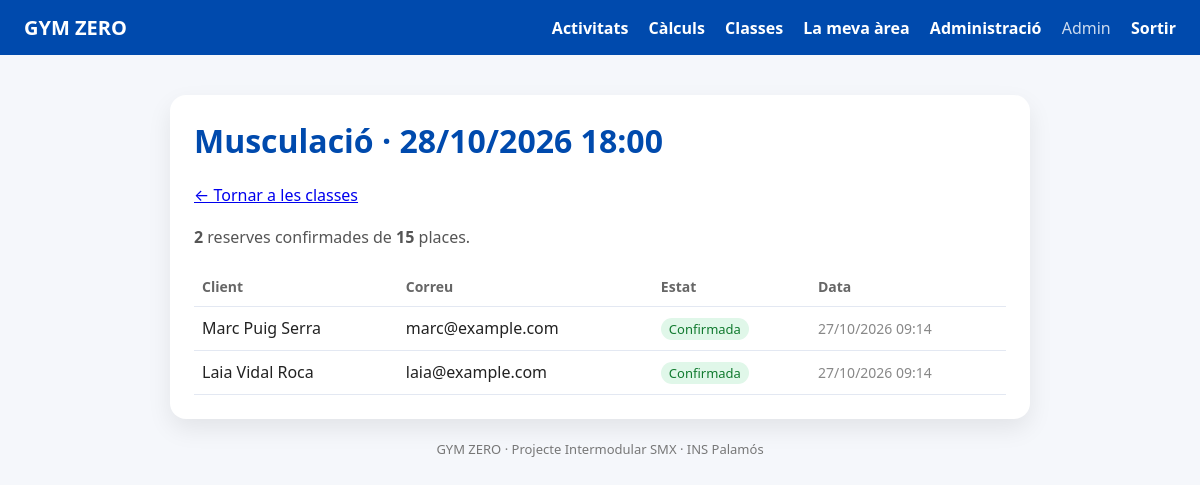
Screenshot of /admin/classe.php?id=1 (signed in) with the database file from the repository.
### tables this page shows
CREATE TABLE classes (
  id            INT UNSIGNED AUTO_INCREMENT PRIMARY KEY,
  activitat_id  INT UNSIGNED NOT NULL,
  inici         DATETIME     NOT NULL,
  places        SMALLINT UNSIGNED NOT NULL,
  cancelada     TINYINT(1)   NOT NULL DEFAULT 0,
  CONSTRAINT fk_classes_activitat FOREIGN KEY (activitat_id)
    REFERENCES activitats(id) ON UPDATE CASCADE ON DELETE RESTRICT,
  CONSTRAINT uq_classes_activitat_inici UNIQUE (activitat_id, inici),
  CONSTRAINT ck_classes_places CHECK (places > 0)
);

CREATE TABLE activitats (
  id                 INT UNSIGNED AUTO_INCREMENT PRIMARY KEY,
  nom                VARCHAR(60)  NOT NULL,
  descripcio         TEXT         NULL,
  durada_min         SMALLINT UNSIGNED NOT NULL DEFAULT 60,
  places_per_defecte SMALLINT UNSIGNED NOT NULL DEFAULT 15,
  activa             TINYINT(1)   NOT NULL DEFAULT 1,
  CONSTRAINT uq_activitats_nom UNIQUE (nom)
);

CREATE TABLE reserves (
  id               INT UNSIGNED AUTO_INCREMENT PRIMARY KEY,
  usuari_id        INT UNSIGNED NOT NULL,
  classe_id        INT UNSIGNED NOT NULL,
  estat            ENUM('confirmada','cancelada') NOT NULL DEFAULT 'confirmada',
  data_reserva     TIMESTAMP    NOT NULL DEFAULT CURRENT_TIMESTAMP,
  data_cancelacio  DATETIME     NULL,
  CONSTRAINT fk_reserves_usuari FOREIGN KEY (usuari_id)
    REFERENCES usuaris(id) ON UPDATE CASCADE ON DELETE CASCADE,
  CONSTRAINT fk_reserves_classe FOREIGN KEY (classe_id)
    REFERENCES classes(id) ON UPDATE CASCADE ON DELETE CASCADE,
  CONSTRAINT uq_reserves_usuari_classe UNIQUE (usuari_id, classe_id),
  INDEX ix_reserves_classe_estat (classe_id, estat)
);

CREATE TABLE usuaris (
  id             INT UNSIGNED AUTO_INCREMENT PRIMARY KEY,
  nom            VARCHAR(60)  NOT NULL,
  cognoms        VARCHAR(100) NOT NULL,
  email          VARCHAR(150) NOT NULL,
  password_hash  VARCHAR(255) NOT NULL,           
  rol            ENUM('client','admin') NOT NULL DEFAULT 'client',
  targeta_rfid   VARCHAR(32)  NULL,               
  actiu          TINYINT(1)   NOT NULL DEFAULT 1,
  quota_fins     DATE         NULL,               
  data_registre  TIMESTAMP    NOT NULL DEFAULT CURRENT_TIMESTAMP,
  CONSTRAINT uq_usuaris_email UNIQUE (email),
  CONSTRAINT uq_usuaris_rfid  UNIQUE (targeta_rfid)
);

### www/inc/sessio.php (called while the page is built, shortened)
<?php
function h($text)
{
    return htmlspecialchars((string) $text, ENT_QUOTES, 'UTF-8');
}
function usuari_actual()
{
    return $_SESSION['usuari'] ?? null;
}
function requereix_admin(PDO $bd)
{
    $st = $bd->prepare('SELECT rol, actiu FROM usuaris WHERE id = ?');
    $st->execute([usuari_actual()['id']]);
}

### www/admin/classe.php (the view, shortened to what this page needs)
<?php
require_once __DIR__ . '/../inc/sessio.php';
require_once __DIR__ . '/../inc/bd.php';
requereix_admin($connexio);
$id = (int) ($_GET['id'] ?? 0);
$st = $connexio->prepare(
    'SELECT a.nom, c.inici, c.places, c.cancelada
       FROM classes c JOIN activitats a ON a.id = c.activitat_id
      WHERE c.id = ?'
);
$st->execute([$id]);
$classe = $st->fetch();
$st = $connexio->prepare(
    'SELECT u.nom, u.cognoms, u.email, r.estat, r.data_reserva, r.data_cancelacio
       FROM reserves r JOIN usuaris u ON u.id = r.usuari_id
      WHERE r.classe_id = ?
      ORDER BY r.estat, r.data_reserva'
);
$st->execute([$id]);
$reserves = $st->fetchAll();
$confirmades = count(array_filter($reserves, fn($r) => $r['estat'] === 'confirmada'));
$titol = $classe['nom'] . ' · ' . date('d/m/Y H:i', strtotime($classe['inici']));
require __DIR__ . '/../inc/capcalera.php';
?>
<p><a href="classes.php">&larr; Tornar a les classes</a></p>
<p><b><?= $confirmades ?></b> reserves confirmades de <b><?= (int) $classe['places'] ?></b> places.</p>
<?php if (!$reserves): ?>
  <p>Ningú ha reservat aquesta classe.</p>
<?php else: ?>
  <table>
    <tr><th>Client</th><th>Correu</th><th>Estat</th><th>Data</th></tr>
    <?php foreach ($reserves as $r): ?>
      <tr>
        <td><?= h($r['nom'] . ' ' . $r['cognoms']) ?></td>
        <td><?= h($r['email']) ?></td>
        <td>
          <?php if ($r['estat'] === 'confirmada'): ?><span class="etiqueta verda">Confirmada</span>
          <?php else: ?><span class="etiqueta vermella">Cancel·lada</span><?php endif; ?>
        </td>
        <td class="subtil">
          <?= date('d/m/Y H:i', strtotime($r['estat'] === 'confirmada' ? $r['data_reserva'] : $r['data_cancelacio'])) ?>
        </td>
      </tr>
    <?php endforeach; ?>
  </table>
<?php endif; ?>
<?php require __DIR__ . '/../inc/peu.php'; ?>

### www/inc/capcalera.php (shortened to what this page needs)
<?php
$u = usuari_actual();
$arrel = $arrel ?? '../';
?>
<!DOCTYPE html>
<html lang="ca">
<head>
  <link rel="stylesheet" href="<?= $arrel ?>css/area.css">
</head>
<body>
  <header class="barra">
    <a class="logo" href="<?= $arrel ?: './' ?>">GYM ZERO</a>
    <nav>
      <a href="<?= $arrel ?>activitats/">Activitats</a>
      <a href="<?= $arrel ?>calculs/">Càlculs</a>
      <a href="<?= $arrel ?>reserves/">Classes</a>
      <?php if ($u): ?>
        <a href="<?= $arrel ?>client/">La meva àrea</a>
        <?php if ($u['rol'] === 'admin'): ?>
          <a href="<?= $arrel ?>admin/">Administració</a>
        <?php endif; ?>
        <span class="qui"><?= h($u['nom']) ?></span>
        <a href="<?= $arrel ?>compte/logout.php">Sortir</a>
      <?php else: ?>
        <a href="<?= $arrel ?>compte/login.php">Entrar</a>
      <?php endif; ?>
    </nav>
  </header>
  <main>
    <div class="card">
      <h1><?= h($titol) ?></h1>

### www/css/area.css (style rules this page uses)
body { margin: 0; font-family: system-ui, -apple-system, "Segoe UI", sans-serif; background: #f5f7fb; color: #222; }
.barra { display: flex; justify-content: space-between; align-items: center; flex-wrap: wrap; gap: 10px; padding: 14px 24px; background: #004aad; }
.barra a, .barra .qui { color: white; text-decoration: none; margin-left: 16px; font-weight: 600; }
.barra .logo { margin-left: 0; font-size: 20px; font-weight: 800; }
.barra .qui { opacity: 0.8; font-weight: 400; }
main { max-width: 860px; margin: 40px auto; padding: 0 20px; }
.card { overflow-x: auto; background: white; border-radius: 16px; padding: 24px; box-shadow: 0 10px 25px rgba(0, 0, 0, 0.08); }
h1 { color: #004aad; margin-top: 0; }
p { color: #555; line-height: 1.6; }
table { width: 100%; border-collapse: collapse; margin-top: 12px; }
th, td { text-align: left; padding: 10px 8px; border-bottom: 1px solid #e3e8f2; }
th { color: #666; font-size: 14px; }
.subtil { color: #888; font-size: 14px; }
.etiqueta { display: inline-block; padding: 2px 8px; border-radius: 999px; font-size: 13px; background: #e3e8f2; color: #444; }
.etiqueta.verda { background: #e0f7e9; color: #117a2f; }

### rows the page displays
classes: titol "Musculació · 28/10/2026 18:00", places "15"
reserves: usuari.cognoms "Marc Puig Serra", usuari.email "marc@example.com", shows "Confirmada", estat+data_reserva "27/10/2026 09:14"
reserves: usuari.cognoms "Laia Vidal Roca", usuari.email "laia@example.com", shows "Confirmada", estat+data_reserva "27/10/2026 09:14"

### other values shown
$u['nom'] "Admin"
$confirmades "2"
